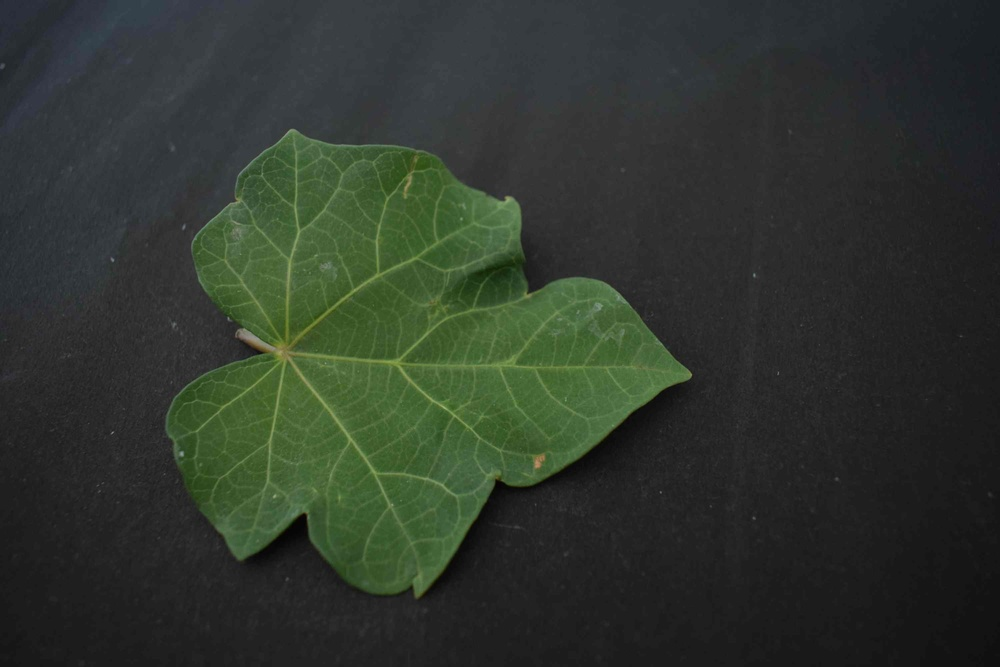
#> input picture testimages/0018_0036.jpg, 1000 x 667 px, shrunk from 3000 x 2000 before the run, found by its file name
$ jupyter execute --allow-errors Main.ipynb
#> lines starting #> are read from the running program, lines starting #| are printed output that depends on the picture
# Supervised Learning Based Plant Species Classification for Precise              E-Agriculture

[cell 1]
import pandas as pd
import os
from skimage.transform import resize
from skimage.io import imread
import numpy as np
import matplotlib.pyplot as plt
from sklearn import svm
from sklearn.ensemble import RandomForestClassifier
from sklearn.svm import SVC
from sklearn.feature_selection import SelectKBest
from sklearn.feature_selection import f_classif
from sklearn.naive_bayes import GaussianNB
from sklearn.linear_model import LogisticRegression
from sklearn.model_selection import train_test_split
from sklearn.metrics import accuracy_score
from sklearn.metrics import precision_score
from sklearn.metrics import recall_score
from sklearn.metrics import f1_score
from sklearn.metrics import classification_report
from sklearn.metrics import confusion_matrix
import seaborn as sns
from sklearn.tree import DecisionTreeClassifier
from skimage import io, transform
from sklearn import preprocessing
import numpy as np
import joblib
import cv2

[cell 2]
path = r"dataset"
model_folder = "model"
categories = [d for d in os.listdir(path) if os.path.isdir(os.path.join(path, d))]
categories

[cell 3]
X_file = os.path.join(model_folder, "X.txt.npy")
Y_file = os.path.join(model_folder, "Y.txt.npy")
if os.path.exists(X_file) and os.path.exists(Y_file):
    X = np.load(X_file)
    Y = np.load(Y_file)
    print("X and Y arrays loaded successfully.")
else:
    X = [] # input array
    Y = [] # output array
    for root, dirs, directory in os.walk(path):
        for j in range(len(directory)):
            name = os.path.basename(root)
            print(f'Loading category: {dirs}')
            print(name+" "+root+"/"+directory[j])
            if 'Thumbs.db' not in directory[j]:
                img_array = cv2.imread(root+"/"+directory[j])
                img_resized = resize(img_array, (64, 64, 3))
                # Append the input image array to X
                X.append(img_resized.flatten())
                # Append the index of the category in categories list to Y
                Y.append(categories.index(name))
#> pass 2 of the loop `for root, dirs, directory in os.walk(path):`:
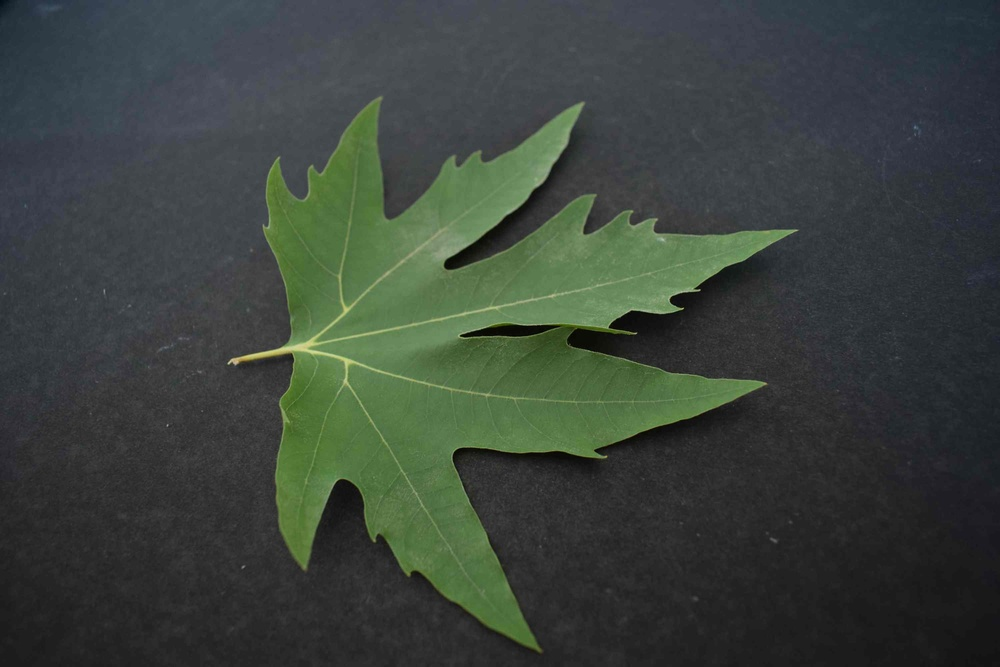
#> input picture dataset/Chinar/0011_0011.jpg, 1000 x 667 px, shrunk from 3000 x 2000 before the run
#> img_array is the input picture: shape (667, 1000, 3); mean B, G, R 60.3, 67, 58.7
#> `img_resized = resize(img_array, (64, 64, 3))`:
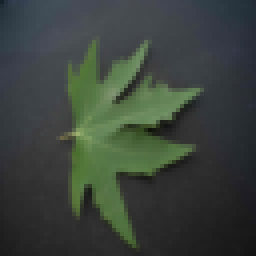
#> img_resized: shape (64, 64, 3) float64 (shown 4 times larger); mean B, G, R 0.236, 0.263, 0.23
#> pass 3 of the loop `for root, dirs, directory in os.walk(path):`:
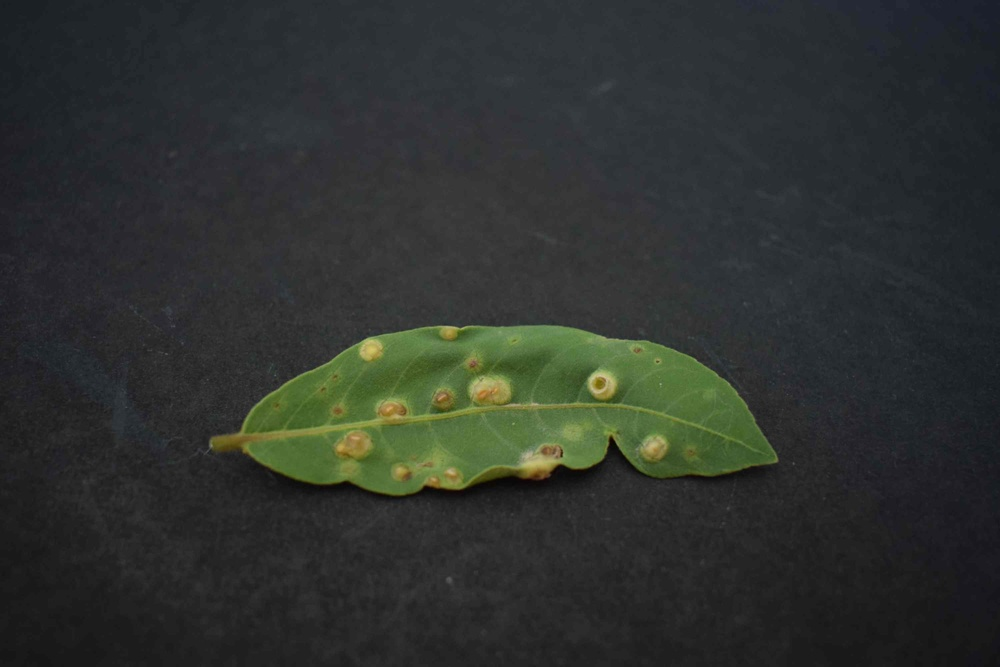
#> input picture dataset/Arjuna/0013_0013.jpg, 1000 x 667 px, shrunk from 3000 x 2000 before the run
#> img_array is the input picture: shape (667, 1000, 3); mean B, G, R 46.6, 50.1, 46.3
#> `img_resized = resize(img_array, (64, 64, 3))`:
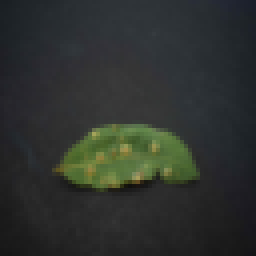
#> img_resized: shape (64, 64, 3) float64 (shown 4 times larger); mean B, G, R 0.183, 0.197, 0.181
    X = np.array(X)

    np.save(X_file, X)
    np.save(Y_file, Y)

[cell 4]
df = pd.DataFrame(X)
#> df = table of 2 rows and 12288 columns
df['Y'] = Y
df
#> Out = table of 2 rows and 12289 columns

[cell 5]
# Splitting the data into training and testing sets
x_train,x_test,y_train,y_test=train_test_split(X,Y,test_size=0.35,random_state=44)
#> y_train = [1]; y_test = [0]
#> `predict = etc_classifier.predict(x_test)`: predict = [1]

[cell 6]
labels=categories

[cell 7]
#defining global variables to store accuracy and other metrics
precision = []
recall = []
fscore = []
accuracy = []

[cell 8]
#function to calculate various metrics such as accuracy, precision etc
def calculateMetrics(algorithm, predict, testY):
    testY = testY.astype('int')
    predict = predict.astype('int')
    p = precision_score(testY, predict,average='macro') * 100
    r = recall_score(testY, predict,average='macro') * 100
    f = f1_score(testY, predict,average='macro') * 100
    a = accuracy_score(testY,predict)*100
    accuracy.append(a)
    precision.append(p)
    recall.append(r)
    fscore.append(f)
    print(algorithm+' Accuracy    : '+str(a))
    print(algorithm+' Precision   : '+str(p))
    print(algorithm+' Recall      : '+str(r))
    print(algorithm+' FSCORE      : '+str(f))
    report=classification_report(predict, testY,target_names=labels)
    print('\n',algorithm+" classification report\n",report)
    conf_matrix = confusion_matrix(testY, predict)
    plt.figure(figsize =(5, 5))
    ax = sns.heatmap(conf_matrix, xticklabels = labels, yticklabels = labels, annot = True, cmap="Blues" ,fmt ="g");
    ax.set_ylim([0,len(labels)])
    plt.title(algorithm+" Confusion matrix")
    plt.ylabel('True class')
    plt.xlabel('Predicted class')
    plt.show()

# ETC Classifier

[cell 9]
from sklearn.ensemble import ExtraTreesClassifier
Model_file = os.path.join(model_folder, "ETC_Model.pkl")
#> (the rest of this cell did not finish here and is left out)

# XGBoost Classifier

[cell 10]
from xgboost import XGBClassifier

Model_file = os.path.join(model_folder, "XGB_Model.pkl")
#> (the rest of this cell did not finish here and is left out)

[cell 11]
path=r"testimages\0018_0036.jpg"
img=imread(path)
#> img is the input picture: shape (667, 1000, 3); mean R, G, B 47.4, 54.8, 45.7
img_resize=resize(img,(64,64,3))
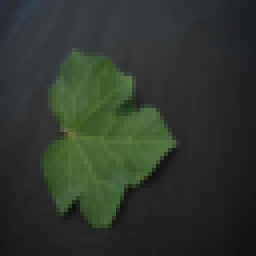
#> img_resize: shape (64, 64, 3) float64 (shown 4 times larger); mean R, G, B 0.186, 0.215, 0.179
img_preprocessed=[img_resize.flatten()]
#> (the rest of this cell did not finish here and is left out)

[cell 12]
path=r"testimages\0004_0251.jpg"
img=imread(path)
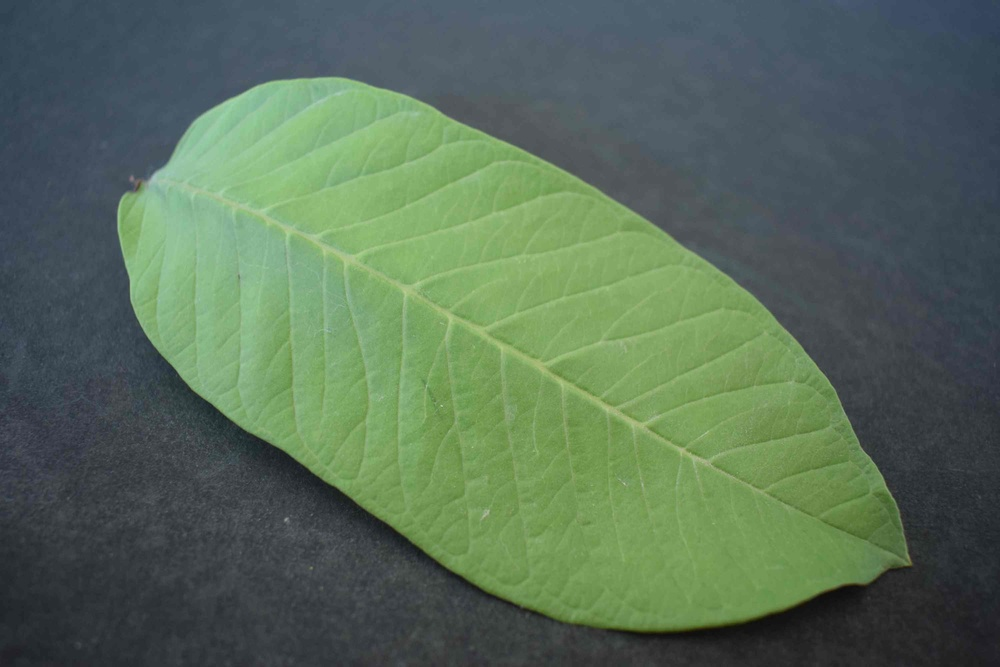
#> input picture testimages/0004_0251.jpg, 1000 x 667 px, shrunk from 3000 x 2000 before the run, found by its file name
#> img is the input picture: shape (667, 1000, 3); mean R, G, B 88.1, 109.6, 89.1
img_resize=resize(img,(64,64,3))
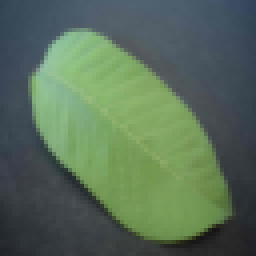
#> img_resize: shape (64, 64, 3) float64 (shown 4 times larger); mean R, G, B 0.345, 0.43, 0.349
img_preprocessed=[img_resize.flatten()]
#> (the rest of this cell did not finish here and is left out)

[cell 13]
path=r"testimages\0013_0026.jpg"
img=imread(path)
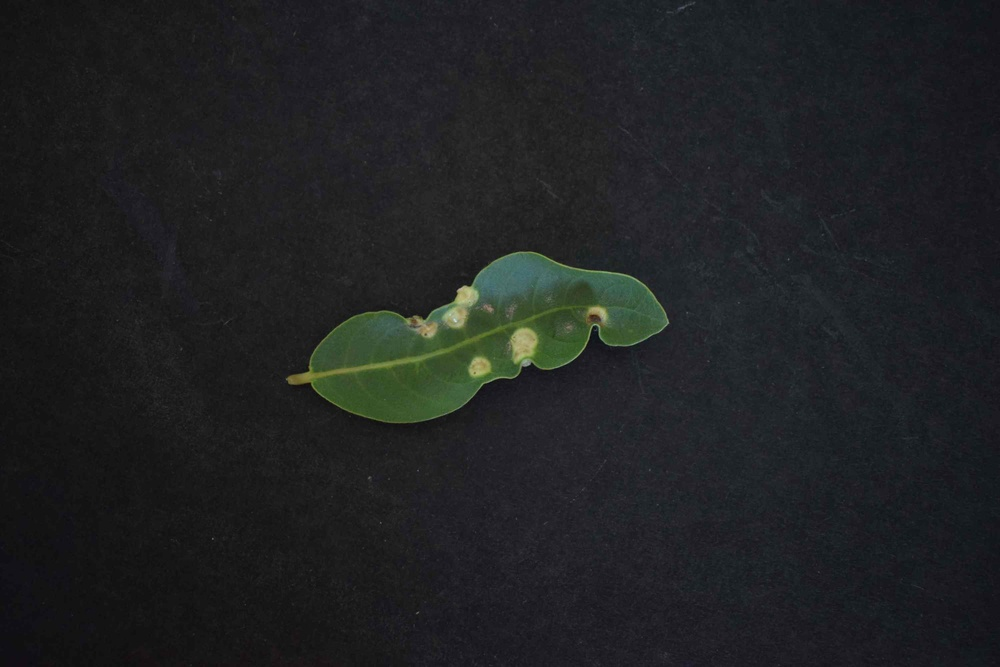
#> input picture testimages/0013_0026.jpg, 1000 x 667 px, shrunk from 3000 x 2000 before the run, found by its file name
#> img is the input picture: shape (667, 1000, 3); mean R, G, B 31.7, 33.5, 34.6
img_resize=resize(img,(64,64,3))
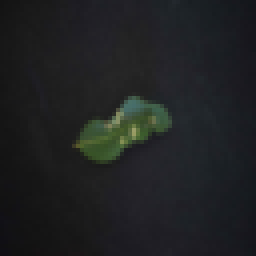
#> img_resize: shape (64, 64, 3) float64 (shown 4 times larger); mean R, G, B 0.124, 0.132, 0.136
img_preprocessed=[img_resize.flatten()]
#> (the rest of this cell did not finish here and is left out)

[cell 14]
path=r"testimages\0004_0251.jpg"
img=imread(path)
img_resize=resize(img,(64,64,3))
img_preprocessed=[img_resize.flatten()]
#> (the rest of this cell did not finish here and is left out)

[cell 15]
path=r"testimages\0013_0025.jpg"
img=imread(path)
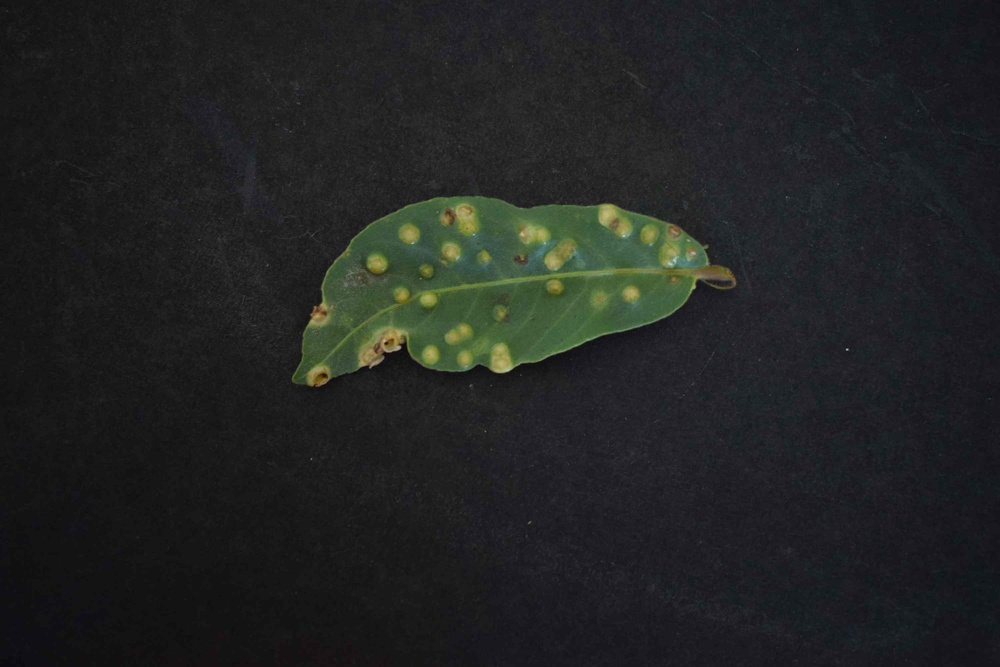
#> input picture testimages/0013_0025.jpg, 1000 x 667 px, shrunk from 3000 x 2000 before the run, found by its file name
#> img is the input picture: shape (667, 1000, 3); mean R, G, B 33.6, 35.4, 34.8
img_resize=resize(img,(64,64,3))
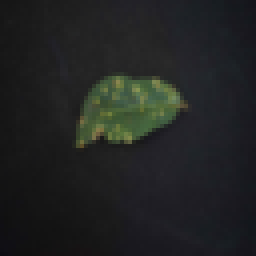
#> img_resize: shape (64, 64, 3) float64 (shown 4 times larger); mean R, G, B 0.132, 0.139, 0.136
img_preprocessed=[img_resize.flatten()]
#> (the rest of this cell did not finish here and is left out)
